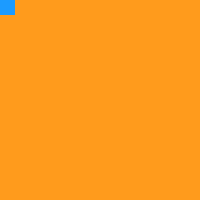
Frame 1 (no input)
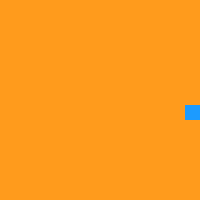
Frame 60 (the mouse pressed at the canvas centre just before this capture)
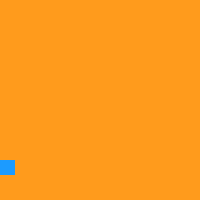
Frame 120 (the mouse held since frame 60 and released just before this capture)

The Processing sketch that drew these frames (run headless with seeded random() and noise(); from frame 60 on, the mouse is pressed at the canvas centre):

// Processing sketch: processing_28392
// ── processing_28392.pde

/* adaption of example 5.8 in 'Learning Processing' By Daniel Shiffman
state 0 = left to right
state 1 = top to bottom
state 2 = right to left
state 3 = bottom to top */

int x = 0; //square x position
int y = 0; //square y position

int speed = 5; //speed of square

int state = 0; //set 'state' of square

//setup canvas//
void setup() {
  size(200,200);
  smooth();
  frameRate(50); //limit frame rate
}
//drawing loop//
void draw(){
  background(255,155,28); //orange background
  noStroke(); //square has no outline
  fill(28,155,255); //fill the square blue
  rect(x,y,15,15); //draw rectangle from x and y coords determined by conditionals
  if (state == 0){ //is rectangle is in state 0
    x = x + speed; //move rect from left to right
    if (x > width - 15){ //if rect has reached end of horizontal canvas
      x = width - 15; //set x position (stop it increasing)
      state = 1; //change state to state 1
    }
  } else if (state == 1){ //if state = 1
    y = y + speed; // more rectangle down
    if(y > height - 15){ //if rect has reached bottom  of vertical canvas
      y = height - 15; //set y position (stop it increasing)
      state = 2;  //set state to state 2
    }
  } else if (state == 2){ //if state = 2
    x = x - speed; // move rect from right to left
    if(x < 0){ //if x reaches the bottom left
      x = 0; //set x position
      state = 3; //change state to state 3
    }
  } else if (state == 3){ // if state = 3
    y = y - speed; // move rect up from bottom to top
    if(y < 0) { // if rect has reached the top
      y = 0; //set y position (to stop it increasing)
      state = 0; //go back to state 1
    }
  }
} // loop
